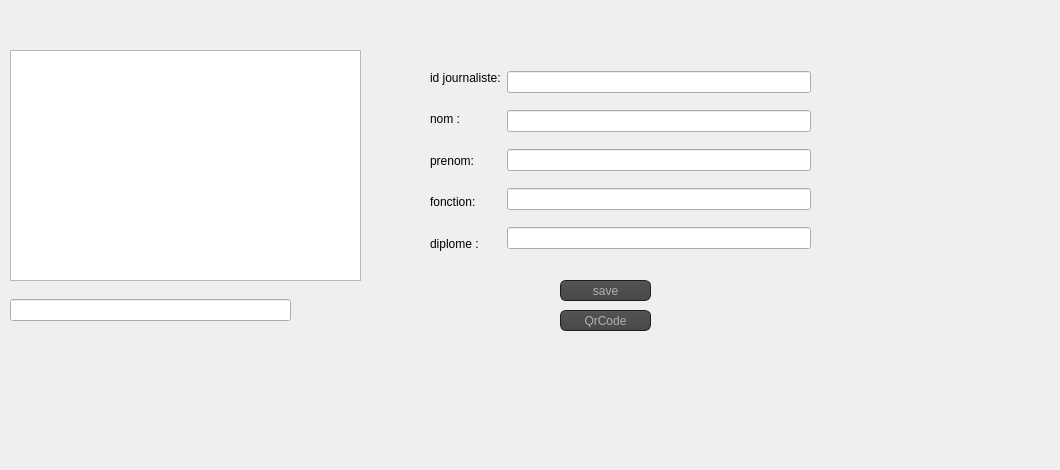
     <widget class="QWidget" name="tab_5">
      <attribute name="title">
       <string>Gestion des journalistes</string>
      </attribute>
      <widget class="QWidget" name="horizontalLayoutWidget_9">
       <property name="geometry">
        <rect>
         <x>10</x>
         <y>270</y>
         <width>281</width>
         <height>81</height>
        </rect>
       </property>
       <layout class="QHBoxLayout" name="horizontalLayout_9">
        <item>
         <widget class="QLineEdit" name="id_rechercher_2"/>
        </item>
       </layout>
      </widget>
      <widget class="QWidget" name="horizontalLayoutWidget_10">
       <property name="geometry">
        <rect>
         <x>10</x>
         <y>50</y>
         <width>351</width>
         <height>231</height>
        </rect>
       </property>
       <layout class="QHBoxLayout" name="horizontalLayout_10">
        <item>
         <widget class="QTableView" name="tab_journaliste_2"/>
        </item>
       </layout>
      </widget>
      <widget class="QWidget" name="horizontalLayoutWidget_12">
       <property name="geometry">
        <rect>
         <x>430</x>
         <y>60</y>
         <width>381</width>
         <height>201</height>
        </rect>
       </property>
       <layout class="QHBoxLayout" name="horizontalLayout_12">
        <item>
         <layout class="QVBoxLayout" name="verticalLayout_10">
          <item>
           <widget class="QLabel" name="label_27">
            <property name="styleSheet">
             <string notr="true">font: 10pt &quot;Roboto&quot;;</string>
            </property>
            <property name="text">
             <string>id journaliste:</string>
            </property>
           </widget>
          </item>
          <item>
           <widget class="QLabel" name="label_28">
            <property name="styleSheet">
             <string notr="true">font: 10pt &quot;Roboto&quot;;</string>
            </property>
            <property name="text">
             <string>nom :</string>
            </property>
           </widget>
          </item>
          <item>
           <widget class="QLabel" name="label_29">
            <property name="styleSheet">
             <string notr="true">font: 10pt &quot;Roboto&quot;;</string>
            </property>
            <property name="text">
             <string>prenom:</string>
            </property>
           </widget>
          </item>
          <item>
           <widget class="QLabel" name="label_30">
            <property name="styleSheet">
             <string notr="true">font: 10pt &quot;Roboto&quot;;</string>
            </property>
            <property name="text">
             <string>fonction:</string>
            </property>
           </widget>
          </item>
          <item>
           <widget class="QLabel" name="label_31">
            <property name="styleSheet">
             <string notr="true">font: 10pt &quot;Roboto&quot;;</string>
            </property>
            <property name="text">
             <string>diplome :</string>
            </property>
           </widget>
          </item>
         </layout>
        </item>
        <item>
         <layout class="QVBoxLayout" name="verticalLayout_11">
          <item>
           <widget class="QLineEdit" name="le_id_6"/>
          </item>
          <item>
           <widget class="QLineEdit" name="le_nom_5"/>
          </item>
          <item>
           <widget class="QLineEdit" name="le_prenom_5"/>
          </item>
          <item>
           <widget class="QLineEdit" name="le_fonction_4"/>
          </item>
          <item>
           <widget class="QLineEdit" name="le_diplome_4"/>
          </item>
         </layout>
        </item>
       </layout>
      </widget>
      <widget class="QPushButton" name="recherchep_2">
       <property name="geometry">
        <rect>
         <x>310</x>
         <y>300</y>
         <width>81</width>
         <height>20</height>
        </rect>
       </property>
       <property name="styleSheet">
        <string notr="true">font: 10pt &quot;Roboto&quot;;

border-image: url(:/recherche.png);

background-color: transparent;
background: none;
border: none;
background-repeat: none;</string>
       </property>
       <property name="text">
        <string/>
       </property>
      </widget>
      <widget class="QPushButton" name="trieprenom">
       <property name="geometry">
        <rect>
         <x>100</x>
         <y>20</y>
         <width>81</width>
         <height>21</height>
        </rect>
       </property>
       <property name="styleSheet">
        <string notr="true">
background-color: transparent;
background: none;
border: none;
background-repeat: none;
border-image: url(:/prenom.png);</string>
       </property>
       <property name="text">
        <string/>
       </property>
      </widget>
      <widget class="QPushButton" name="tri_p_2">
       <property name="geometry">
        <rect>
         <x>190</x>
         <y>21</y>
         <width>81</width>
         <height>20</height>
        </rect>
       </property>
       <property name="styleSheet">
        <string notr="true">
background-color: transparent;
background: none;
border: none;
background-repeat: none;
border-image: url(:/nom.png);</string>
       </property>
       <property name="text">
        <string/>
       </property>
      </widget>
      <widget class="QPushButton" name="pdf_p_2">
       <property name="geometry">
        <rect>
         <x>10</x>
         <y>20</y>
         <width>81</width>
         <height>21</height>
        </rect>
       </property>
       <property name="styleSheet">
        <string notr="true">border-image: url(:/pdf.png);
background-color: transparent;
background: none;
border: none;
background-repeat: none;</string>
       </property>
       <property name="text">
        <string/>
       </property>
      </widget>
      <widget class="QPushButton" name="afficherp_2">
       <property name="geometry">
        <rect>
         <x>460</x>
         <y>20</y>
         <width>111</width>
         <height>21</height>
        </rect>
       </property>
       <property name="styleSheet">
        <string notr="true">font: 10pt &quot;Roboto&quot;;
border-image: url(:/afficher.png);

background-color: transparent;
background: none;
border: none;
background-repeat: none;</string>
       </property>
       <property name="text">
        <string/>
       </property>
      </widget>
      <widget class="QPushButton" name="modifierp_2">
       <property name="geometry">
        <rect>
         <x>580</x>
         <y>20</y>
         <width>111</width>
         <height>21</height>
        </rect>
       </property>
       <property name="styleSheet">
        <string notr="true">font: 10pt &quot;Roboto&quot;;
background-color: transparent;
border-image: url(:/modifier.png);
background: none;
border: none;
background-repeat: none;</string>
       </property>
       <property name="text">
        <string/>
       </property>
      </widget>
      <widget class="QPushButton" name="supprimer_2">
       <property name="geometry">
        <rect>
         <x>700</x>
         <y>20</y>
         <width>111</width>
         <height>21</height>
        </rect>
       </property>
       <property name="styleSheet">
        <string notr="true">font: 10pt &quot;Roboto&quot;;
border-image: url(:/delete.png);


background-color: transparent;
background: none;
border: none;
background-repeat: none;</string>
       </property>
       <property name="text">
        <string/>
       </property>
      </widget>
      <widget class="QPushButton" name="excel">
       <property name="geometry">
        <rect>
         <x>290</x>
         <y>10</y>
         <width>31</width>
         <height>31</height>
        </rect>
       </property>
       <property name="styleSheet">
        <string notr="true">border-image: url(:/microsoft-excel-2019--v1.png);

background-color: transparent;
background: none;
border: none;
background-repeat: none;</string>
       </property>
       <property name="text">
        <string/>
       </property>
      </widget>
      <widget class="QPushButton" name="qrcode">
       <property name="geometry">
        <rect>
         <x>560</x>
         <y>310</y>
         <width>91</width>
         <height>21</height>
        </rect>
       </property>
       <property name="styleSheet">
        <string notr="true">QPushButton
{
    color: #b1b1b1;
    background-color: QLinearGradient( x1: 0, y1: 0, x2: 0, y2: 1, stop: 0 #565656, stop: 0.1 #525252, stop: 0.5 #4e4e4e, stop: 0.9 #4a4a4a, stop: 1 #464646);
    border-width: 1px;
    border-color: #1e1e1e;
    border-style: solid;
    border-radius: 6;
    padding: 3px;
    font-size: 12px;
    padding-left: 5px;
    padding-right: 5px;
}

QPushButton:pressed
{
    background-color: QLinearGradient( x1: 0, y1: 0, x2: 0, y2: 1, stop: 0 #2d2d2d, stop: 0.1 #2b2b2b, stop: 0.5 #292929, stop: 0.9 #282828, stop: 1 #252525);
}
QComboBox:hover,QPushButton:hover
{
    border: 2px solid QLinearGradient( x1: 0, y1: 0, x2: 0, y2: 1, stop: 0 #ffa02f, stop: 1 #d7801a);
}
</string>
       </property>
       <property name="text">
        <string>QrCode</string>
       </property>
      </widget>
      <widget class="QLabel" name="label_21">
       <property name="geometry">
        <rect>
         <x>690</x>
         <y>270</y>
         <width>121</width>
         <height>101</height>
        </rect>
       </property>
       <property name="font">
        <font>
         <family>Roboto</family>
         <pointsize>10</pointsize>
         <weight>50</weight>
         <italic>false</italic>
         <bold>false</bold>
        </font>
       </property>
       <property name="styleSheet">
        <string notr="true"/>
       </property>
       <property name="text">
        <string/>
       </property>
      </widget>
      <widget class="QPushButton" name="saveit">
       <property name="geometry">
        <rect>
         <x>560</x>
         <y>280</y>
         <width>91</width>
         <height>21</height>
        </rect>
       </property>
       <property name="styleSheet">
        <string notr="true">QPushButton
{
    color: #b1b1b1;
    background-color: QLinearGradient( x1: 0, y1: 0, x2: 0, y2: 1, stop: 0 #565656, stop: 0.1 #525252, stop: 0.5 #4e4e4e, stop: 0.9 #4a4a4a, stop: 1 #464646);
    border-width: 1px;
    border-color: #1e1e1e;
    border-style: solid;
    border-radius: 6;
    padding: 3px;
    font-size: 12px;
    padding-left: 5px;
    padding-right: 5px;
}

QPushButton:pressed
{
    background-color: QLinearGradient( x1: 0, y1: 0, x2: 0, y2: 1, stop: 0 #2d2d2d, stop: 0.1 #2b2b2b, stop: 0.5 #292929, stop: 0.9 #282828, stop: 1 #252525);
}
QComboBox:hover,QPushButton:hover
{
    border: 2px solid QLinearGradient( x1: 0, y1: 0, x2: 0, y2: 1, stop: 0 #ffa02f, stop: 1 #d7801a);
}
</string>
       </property>
       <property name="text">
        <string>save</string>
       </property>
      </widget>
      <widget class="QLabel" name="label_22">
       <property name="geometry">
        <rect>
         <x>-150</x>
         <y>-50</y>
         <width>1051</width>
         <height>461</height>
        </rect>
       </property>
       <property name="text">
        <string/>
       </property>
       <property name="pixmap">
        <pixmap resource="multi.qrc">:/12.png</pixmap>
       </property>
      </widget>
      <zorder>label_22</zorder>
      <zorder>horizontalLayoutWidget_9</zorder>
      <zorder>horizontalLayoutWidget_10</zorder>
      <zorder>horizontalLayoutWidget_12</zorder>
      <zorder>recherchep_2</zorder>
      <zorder>trieprenom</zorder>
      <zorder>tri_p_2</zorder>
      <zorder>pdf_p_2</zorder>
      <zorder>afficherp_2</zorder>
      <zorder>modifierp_2</zorder>
      <zorder>supprimer_2</zorder>
      <zorder>excel</zorder>
      <zorder>qrcode</zorder>
      <zorder>label_21</zorder>
      <zorder>saveit</zorder>
     </widget>
